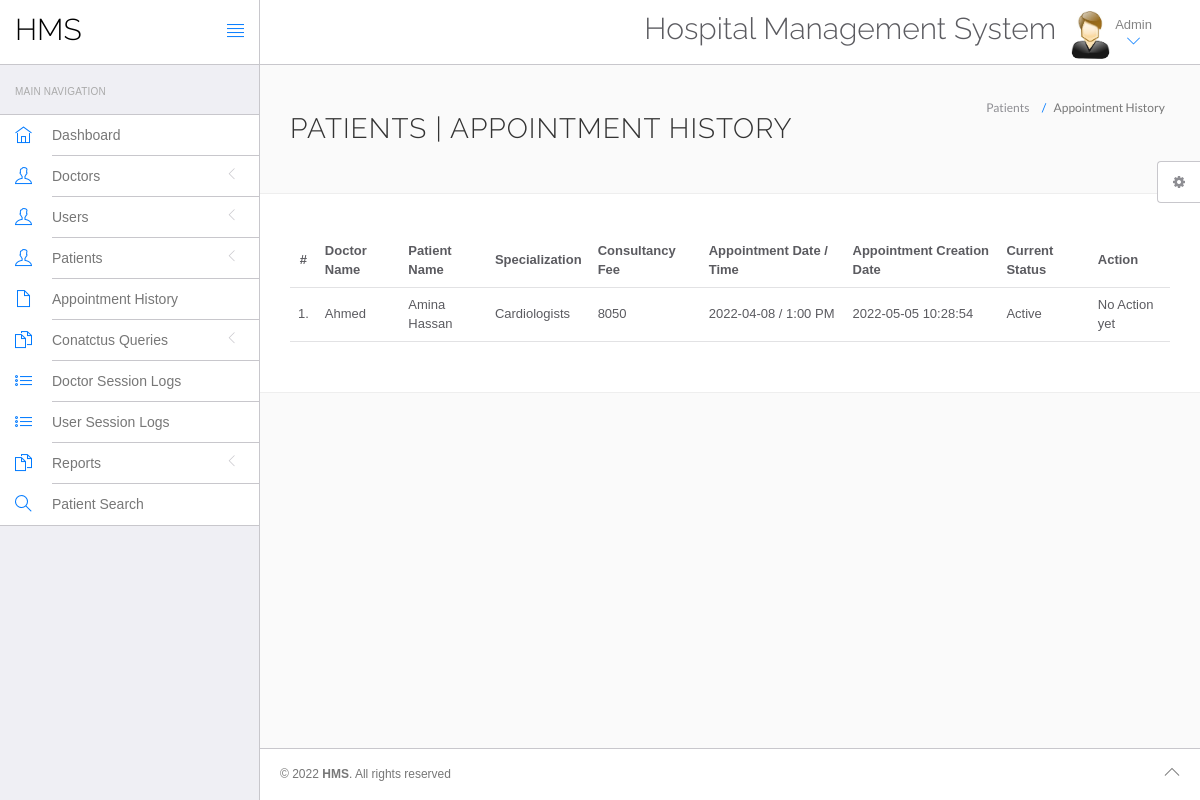
Screenshot of /hospital/hms/admin/appointment-history.php (signed in) with the database file from the repository.
### tables this page shows
CREATE TABLE `appointment` (
  `id` int(11) NOT NULL,
  `doctorSpecialization` varchar(255) DEFAULT NULL,
  `doctorId` int(11) DEFAULT NULL,
  `userId` int(11) DEFAULT NULL,
  `consultancyFees` int(11) DEFAULT NULL,
  `appointmentDate` varchar(255) DEFAULT NULL,
  `appointmentTime` varchar(255) DEFAULT NULL,
  `postingDate` timestamp NULL DEFAULT current_timestamp(),
  `userStatus` int(11) DEFAULT NULL,
  `doctorStatus` int(11) DEFAULT NULL,
  `updationDate` timestamp NULL DEFAULT NULL ON UPDATE current_timestamp()
);

CREATE TABLE `doctors` (
  `id` int(11) NOT NULL,
  `specilization` varchar(255) DEFAULT NULL,
  `doctorName` varchar(255) DEFAULT NULL,
  `address` longtext DEFAULT NULL,
  `docFees` varchar(255) DEFAULT NULL,
  `contactno` bigint(11) DEFAULT NULL,
  `docEmail` varchar(255) DEFAULT NULL,
  `password` varchar(255) DEFAULT NULL,
  `creationDate` timestamp NULL DEFAULT current_timestamp(),
  `updationDate` timestamp NULL DEFAULT NULL ON UPDATE current_timestamp()
);

CREATE TABLE `users` (
  `id` int(11) NOT NULL,
  `fullName` varchar(255) DEFAULT NULL,
  `address` longtext DEFAULT NULL,
  `city` varchar(255) DEFAULT NULL,
  `gender` varchar(255) DEFAULT NULL,
  `email` varchar(255) DEFAULT NULL,
  `password` varchar(255) DEFAULT NULL,
  `regDate` timestamp NULL DEFAULT current_timestamp(),
  `updationDate` timestamp NULL DEFAULT NULL ON UPDATE current_timestamp()
);

### hospital/hms/admin/appointment-history.php (the view, shortened to what this page needs)
<?php
include('include/config.php');
?>
<!DOCTYPE html>
<html lang="en">
	<head>
		<link rel="stylesheet" href="vendor/bootstrap/css/bootstrap.min.css">
		<link rel="stylesheet" href="vendor/fontawesome/css/font-awesome.min.css">
		<link rel="stylesheet" href="vendor/themify-icons/themify-icons.min.css">
		<link href="vendor/animate.css/animate.min.css" rel="stylesheet" media="screen">
		<link href="vendor/perfect-scrollbar/perfect-scrollbar.min.css" rel="stylesheet" media="screen">
		<link href="vendor/switchery/switchery.min.css" rel="stylesheet" media="screen">
		<link href="vendor/bootstrap-touchspin/jquery.bootstrap-touchspin.min.css" rel="stylesheet" media="screen">
		<link href="vendor/select2/select2.min.css" rel="stylesheet" media="screen">
		<link href="vendor/bootstrap-datepicker/bootstrap-datepicker3.standalone.min.css" rel="stylesheet" media="screen">
		<link href="vendor/bootstrap-timepicker/bootstrap-timepicker.min.css" rel="stylesheet" media="screen">
		<link rel="stylesheet" href="assets/css/styles.css">
		<link rel="stylesheet" href="assets/css/plugins.css">
		<link rel="stylesheet" href="assets/css/themes/theme-1.css" id="skin_color" />
	</head>
	<body>
		<div id="app">
<?php include('include/sidebar.php');?>
			<div class="app-content">
					<?php include('include/header.php');?>
				<div class="main-content" >
					<div class="wrap-content container" id="container">
						<section id="page-title">
							<div class="row">
								<div class="col-sm-8">
									<h1 class="mainTitle">Patients  | Appointment History</h1>
																	</div>
								<ol class="breadcrumb">
									<li>
										<span>Patients </span>
									</li>
									<li class="active">
										<span>Appointment History</span>
									</li>
								</ol>
							</div>
						</section>
						<div class="container-fluid container-fullw bg-white">
									<div class="row">
								<div class="col-md-12">
									<table class="table table-hover" id="sample-table-1">
										<thead>
											<tr>
												<th class="center">#</th>
												<th class="hidden-xs">Doctor Name</th>
												<th>Patient Name</th>
												<th>Specialization</th>
												<th>Consultancy Fee</th>
												<th>Appointment Date / Time </th>
												<th>Appointment Creation Date  </th>
												<th>Current Status</th>
												<th>Action</th>
											</tr>
										</thead>
										<tbody>
<?php
$sql=mysqli_query($con,"select doctors.doctorName as docname,users.fullName as pname,appointment.*  from appointment join doctors on doctors.id=appointment.doctorId join users on users.id=appointment.userId ");
$cnt=1;
while($row=mysqli_fetch_array($sql))
{
?>
											<tr>
												<td class="center"><?php echo $cnt;?>.</td>
												<td class="hidden-xs"><?php echo $row['docname'];?></td>
												<td class="hidden-xs"><?php echo $row['pname'];?></td>
												<td><?php echo $row['doctorSpecialization'];?></td>
												<td><?php echo $row['consultancyFees'];?></td>
												<td><?php echo $row['appointmentDate'];?> / <?php echo
												 $row['appointmentTime'];?>
												</td>
												<td><?php echo $row['postingDate'];?></td>
												<td>
<?php if(($row['userStatus']==1) && ($row['doctorStatus']==1))
{
	echo "Active";
}
												?></td>
												<td >
												<div class="visible-md visible-lg hidden-sm hidden-xs">
							<?php if(($row['userStatus']==1) && ($row['doctorStatus']==1))
{
echo "No Action yet";
	 } else {
		echo "Canceled";
		} ?>
												</div>
												</td>
											</tr>
											<?php
$cnt=$cnt+1;
											 }?>
										</tbody>
									</table>
								</div>
							</div>
								</div>
					</div>
				</div>
			</div>
	<?php include('include/footer.php');?>
	<?php include('include/setting.php');?>
		</div>
	</body>
</html>

### hospital/hms/admin/assets/css/themes/theme-1.css (style rules this page uses)
body { background: #FAFAFA; }

### rows the page displays
appointment: doctorId.doctorName "Ahmed", userId.fullName "Amina Hassan", doctorSpecialization "Cardiologists", consultancyFees "8050", appointmentDate "2022-04-08", appointmentTime "1:00 PM", postingDate "2022-05-05 10:28:54", userStatus "Active"
